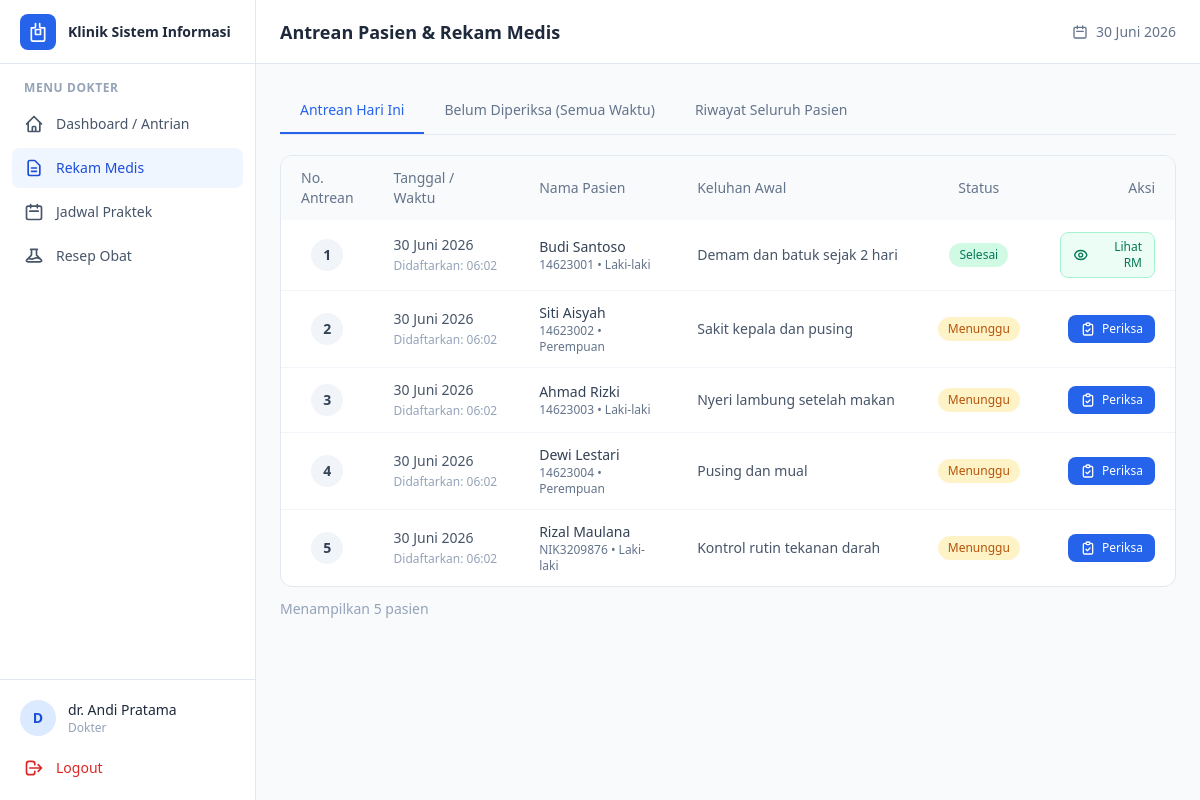
Page /dokter/rekam_medis/index.php (signed in) on the committed database.
### tables this page shows
CREATE TABLE pendaftaran (
    id_pendaftaran   INT AUTO_INCREMENT PRIMARY KEY,
    id_pasien        INT NOT NULL,
    id_jadwal        INT NOT NULL,
    id_dokter        INT NOT NULL,
    waktu_daftar     DATETIME DEFAULT CURRENT_TIMESTAMP,
    tanggal_kunjungan DATE NOT NULL,
    no_antrian       INT NOT NULL,
    keluhan_utama    TEXT NULL,
    status_kunjungan ENUM('menunggu','diperiksa','selesai','batal') DEFAULT 'menunggu',
    created_at       DATETIME DEFAULT CURRENT_TIMESTAMP,

    CONSTRAINT fk_pendaftaran_pasien
        FOREIGN KEY (id_pasien) REFERENCES pasien(id_pasien)
        ON DELETE CASCADE ON UPDATE CASCADE,
    CONSTRAINT fk_pendaftaran_jadwal
        FOREIGN KEY (id_jadwal) REFERENCES jadwal_dokter(id_jadwal)
        ON DELETE CASCADE ON UPDATE CASCADE,
    CONSTRAINT fk_pendaftaran_dokter
        FOREIGN KEY (id_dokter) REFERENCES dokter(id_dokter)
        ON DELETE CASCADE ON UPDATE CASCADE
);

CREATE TABLE pasien (
    id_pasien        INT AUTO_INCREMENT PRIMARY KEY,
    nim_nik          VARCHAR(30)  NOT NULL UNIQUE,
    nama_lengkap     VARCHAR(100) NOT NULL,
    jenis_kelamin    ENUM('Laki-laki','Perempuan') NOT NULL,
    tanggal_lahir    DATE NULL,
    alamat           TEXT NULL,
    no_telepon       VARCHAR(20)  NULL,
    email            VARCHAR(100) NULL,
    fakultas         VARCHAR(100) NULL,
    status_akademik  ENUM('Mahasiswa','Dosen','Tenaga Kependidikan') DEFAULT 'Mahasiswa',
    created_at       DATETIME DEFAULT CURRENT_TIMESTAMP,
    updated_at       DATETIME DEFAULT CURRENT_TIMESTAMP ON UPDATE CURRENT_TIMESTAMP
);

### includes/functions.php (called while the page is built, shortened)
<?php
function clean($data) {
    return htmlspecialchars(trim($data), ENT_QUOTES, 'UTF-8');
}
function formatTanggal($tanggal) {
    $bulan = [
        1 => 'Januari', 2 => 'Februari', 3 => 'Maret', 4 => 'April',
        5 => 'Mei', 6 => 'Juni', 7 => 'Juli', 8 => 'Agustus',
        9 => 'September', 10 => 'Oktober', 11 => 'November', 12 => 'Desember'
    ];
    $waktu = strtotime($tanggal);
    $hari  = date('d', $waktu);
    $bln   = (int) date('m', $waktu);
    $thn   = date('Y', $waktu);
    return $hari . ' ' . $bulan[$bln] . ' ' . $thn;
}

### dokter/rekam_medis/index.php (the view, shortened to what this page needs)
<?php
require_once __DIR__ . '/../../includes/functions.php';
$id_dokter = $_SESSION['id_ref'];
$tanggal_hari_ini = date('Y-m-d');
$filter = $_GET['filter'] ?? 'hari_ini';
$sql = "
    SELECT p.*, ps.nama_lengkap, ps.nim_nik, ps.jenis_kelamin
    FROM pendaftaran p
    JOIN pasien ps ON p.id_pasien = ps.id_pasien
    WHERE p.id_dokter = ?
";
$params = [$id_dokter];
if ($filter === 'hari_ini') {
    $sql .= " AND p.tanggal_kunjungan = ?";
    $params[] = $tanggal_hari_ini;
} elseif ($filter === 'menunggu') {
    $sql .= " AND p.status_kunjungan IN ('menunggu', 'diperiksa')";
}
$sql .= " ORDER BY p.tanggal_kunjungan DESC, p.no_antrian ASC";
$stmt = $koneksi->prepare($sql);
$stmt->execute($params);
$daftar_antrean = $stmt->fetchAll();
require_once __DIR__ . '/../../includes/header.php';
?>
<div class="mb-5 flex border-b border-slate-200">
    <a href="?filter=hari_ini" class="px-5 py-3 text-sm font-medium <?= $filter === 'hari_ini' ? 'text-blue-600 border-b-2 border-blue-600' : 'text-slate-500 hover:text-slate-700' ?>">
        Antrean Hari Ini
    </a>
    <a href="?filter=menunggu" class="px-5 py-3 text-sm font-medium <?= $filter === 'menunggu' ? 'text-blue-600 border-b-2 border-blue-600' : 'text-slate-500 hover:text-slate-700' ?>">
        Belum Diperiksa (Semua Waktu)
    </a>
    <a href="?filter=semua" class="px-5 py-3 text-sm font-medium <?= $filter === 'semua' ? 'text-blue-600 border-b-2 border-blue-600' : 'text-slate-500 hover:text-slate-700' ?>">
        Riwayat Seluruh Pasien
    </a>
</div>
<div class="bg-white rounded-xl border border-slate-200 overflow-hidden">
    <div class="overflow-x-auto">
        <table class="w-full text-sm">
            <thead class="bg-slate-50 text-slate-500">
                <tr>
                    <th class="text-left font-medium px-5 py-3 w-20">No. Antrean</th>
                    <th class="text-left font-medium px-5 py-3">Tanggal / Waktu</th>
                    <th class="text-left font-medium px-5 py-3">Nama Pasien</th>
                    <th class="text-left font-medium px-5 py-3">Keluhan Awal</th>
                    <th class="text-center font-medium px-5 py-3">Status</th>
                    <th class="text-right font-medium px-5 py-3">Aksi</th>
                </tr>
            </thead>
            <tbody class="divide-y divide-slate-100">
                <?php if (empty($daftar_antrean)): ?>
                    <tr>
                        <td colspan="6" class="text-center text-slate-400 py-8">
                            Tidak ada pasien pada kategori ini.
                        </td>
                    </tr>
                <?php else: ?>
                    <?php foreach ($daftar_antrean as $antrean): ?>
                        <tr class="hover:bg-slate-50">
                            <td class="px-5 py-3 text-center">
                                <span class="inline-flex h-8 w-8 items-center justify-center rounded-full bg-slate-100 text-slate-700 font-bold">
                                    <?= clean($antrean['no_antrian']) ?>
                                </span>
                            </td>
                            <td class="px-5 py-3 text-slate-600 whitespace-nowrap">
                                <?= formatTanggal($antrean['tanggal_kunjungan']) ?><br>
                                <span class="text-xs text-slate-400">Didaftarkan: <?= date('H:i', strtotime($antrean['waktu_daftar'])) ?></span>
                            </td>
                            <td class="px-5 py-3">
                                <div class="font-medium text-slate-700"><?= clean($antrean['nama_lengkap']) ?></div>
                                <div class="text-xs text-slate-500"><?= clean($antrean['nim_nik']) ?> • <?= clean($antrean['jenis_kelamin']) ?></div>
                            </td>
                            <td class="px-5 py-3 text-slate-600 max-w-xs truncate" title="<?= clean($antrean['keluhan_utama']) ?>">
                                <?= clean($antrean['keluhan_utama'] ?: '-') ?>
                            </td>
                            <td class="px-5 py-3 text-center">
                                <?php
                                    $status = $antrean['status_kunjungan'];
                                    $badgeClass = 'bg-slate-100 text-slate-600';
                                    if ($status == 'menunggu') $badgeClass = 'bg-amber-100 text-amber-700';
                                    else if ($status == 'diperiksa') $badgeClass = 'bg-blue-100 text-blue-700 animate-pulse';
                                    else if ($status == 'selesai') $badgeClass = 'bg-emerald-100 text-emerald-700';
                                    else if ($status == 'batal') $badgeClass = 'bg-red-100 text-red-700';
                                ?>
                                <span class="inline-block px-2.5 py-1 rounded-full text-xs font-medium <?= $badgeClass ?> capitalize">
                                    <?= clean($status) ?>
                                </span>
                            </td>
                            <td class="px-5 py-3 text-right">
                                <?php if ($status === 'menunggu' || $status === 'diperiksa'): ?>
                                    <a href="input.php?id_pendaftaran=<?= $antrean['id_pendaftaran'] ?>"
                                       class="inline-flex items-center gap-1.5 bg-blue-600 hover:bg-blue-700 text-white text-xs font-medium px-3 py-1.5 rounded-lg transition">
                                        <svg class="h-4 w-4" fill="none" viewBox="0 0 24 24" stroke="currentColor"><path stroke-linecap="round" stroke-linejoin="round" stroke-width="2" d="M9 5H7a2 2 0 00-2 2v12a2 2 0 002 2h10a2 2 0 002-2V7a2 2 0 00-2-2h-2M9 5a2 2 0 002 2h2a2 2 0 002-2M9 5a2 2 0 012-2h2a2 2 0 012 2m-6 9l2 2 4-4" /></svg>
                                        Periksa
                                    </a>
                                <?php elseif ($status === 'selesai'): ?>
                                    <a href="detail.php?id_pendaftaran=<?= $antrean['id_pendaftaran'] ?>"
                                       class="inline-flex items-center gap-1.5 bg-emerald-50 hover:bg-emerald-100 text-emerald-700 text-xs font-medium px-3 py-1.5 rounded-lg border border-emerald-200 transition">
                                        Lihat RM
                                    </a>
                                <?php else: ?>
                                    <span class="text-xs text-slate-400">Dibatalkan</span>
                                <?php endif; ?>
                            </td>
                        </tr>
                    <?php endforeach; ?>
                <?php endif; ?>
            </tbody>
        </table>
    </div>
</div>
<p class="text-sm text-slate-400 mt-3">Menampilkan <?= count($daftar_antrean) ?> pasien</p>
<?php require_once __DIR__ . '/../../includes/footer.php'; ?>

### rows in the picture
pendaftaran: no_antrian "1", tanggal_kunjungan "30 Juni 2026", waktu_daftar "06:02", id_pasien.nama_lengkap "Budi Santoso", id_pasien.nim_nik "14623001", id_pasien.jenis_kelamin "Laki-laki", keluhan_utama "Demam dan batuk sejak 2 hari", status_kunjungan "Selesai"
pendaftaran: no_antrian "2", tanggal_kunjungan "30 Juni 2026", waktu_daftar "06:02", id_pasien.nama_lengkap "Siti Aisyah", id_pasien.nim_nik "14623002", id_pasien.jenis_kelamin "Perempuan", keluhan_utama "Sakit kepala dan pusing", status_kunjungan "Menunggu"
pendaftaran: no_antrian "3", tanggal_kunjungan "30 Juni 2026", waktu_daftar "06:02", id_pasien.nama_lengkap "Ahmad Rizki", id_pasien.nim_nik "14623003", id_pasien.jenis_kelamin "Laki-laki", keluhan_utama "Nyeri lambung setelah makan", status_kunjungan "Menunggu"
pendaftaran: no_antrian "4", tanggal_kunjungan "30 Juni 2026", waktu_daftar "06:02", id_pasien.nama_lengkap "Dewi Lestari", id_pasien.nim_nik "14623004", id_pasien.jenis_kelamin "Perempuan", keluhan_utama "Pusing dan mual", status_kunjungan "Menunggu"
pendaftaran: no_antrian "5", tanggal_kunjungan "30 Juni 2026", waktu_daftar "06:02", id_pasien.nama_lengkap "Rizal Maulana", id_pasien.nim_nik "NIK3209876", id_pasien.jenis_kelamin "Laki-laki", keluhan_utama "Kontrol rutin tekanan darah", status_kunjungan "Menunggu"

### other values in the picture
substr($nama_user, 0, 1) "D"
$nama_user "dr. Andi Pratama"
$role "Dokter"
$judul_halaman "Antrean Pasien & Rekam Medis"
count($daftar_antrean) "5"
